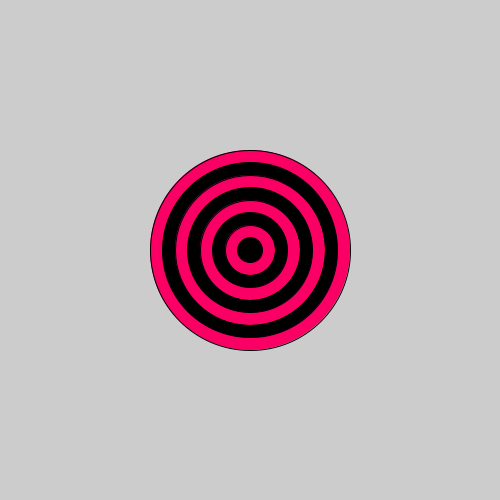
Frame 1 (no input)
Frame 60 (the mouse pressed at the canvas centre just before this capture): identical to frame 1, image omitted
Frame 120 (the mouse held since frame 60 and released just before this capture): identical to frame 1, image omitted

The Processing sketch that drew this single still picture (run headless with seeded random() and noise(); from frame 60 on, the mouse is pressed at the canvas centre):

// Processing sketch: sketch_190415a
// ── sketch_190415a.pde
int x = 200;
void setup() {
size(500,500);

  
for(int i = 0; i<8; i++){
  
  if(i%2==0){
fill(250,0,100);}
else{
fill(0,0,0);
}
ellipse(250,250,(x),(x));
x=x-25;
}
}

void draw(){

}
